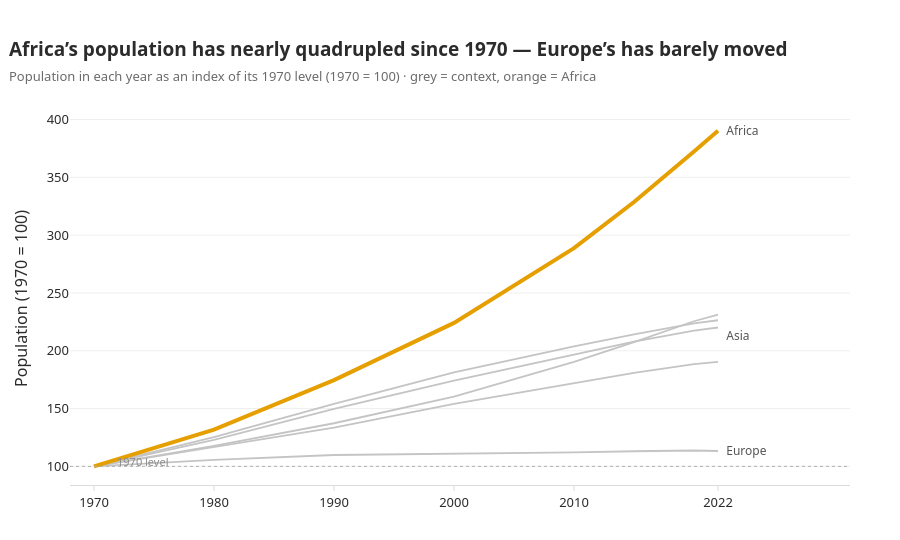

Notebook cell for this chart:
### Markdown cell above
**Chart choice & justification:**I created a line chart to show changes over time. I set every continent's 1970 value to 100 to make growth easier to compare. I highlighted Africa in colour while keeping the other continents grey for comparison

### Code cell
tot = df_long.groupby(['Year', 'Continent'], as_index=False)['Population'].sum()
piv = tot.pivot(index='Year', columns='Continent', values='Population')
indexed = piv / piv.loc[1970] * 100
right = indexed.iloc[-1].sort_values()
colors = {c: (ACCENT if c == 'Africa' else GREY) for c in indexed.columns}
fig1 = go.Figure()
for c in right.index:
    fig1.add_trace(go.Scatter(
        x=indexed.index, y=indexed[c], mode='lines', name=c,
        line=dict(color=colors[c], width=4 if c == 'Africa' else 1.8),
        hovertemplate=f'{c}<br>%{{x}}: %{{y:.0f}} (1970 = 100)<extra></extra>'))
    if c in ['Africa', 'Asia', 'Europe']:
        fig1.add_annotation(x=2022, y=right[c], text=f'  {c}', showarrow=False,
                            xanchor='left', yshift=-8 if c == 'Asia' else 0,
                            font=dict(size=12, color='#555555'))
fig1.add_hline(y=100, line=dict(color='#B0B0B0', width=1, dash='dot'))
fig1.add_annotation(x=1974, y=104, text='1970 level', showarrow=False,
                    font=dict(size=11, color='#8A8A8A'))
polish(fig1, 'Africa\u2019s population has nearly quadrupled since 1970 \u2014 Europe\u2019s has barely moved',
       'Population in each year as an index of its 1970 level (1970 = 100) \u00b7 grey = context, orange = Africa', showlegend=False)
fig1.update_xaxes(range=[1968, 2033], tickmode='array',
                  tickvals=[1970, 1980, 1990, 2000, 2010, 2022])
fig1.update_yaxes(title='Population (1970 = 100)')

### Figure 1 — Plotly figure (JSON) as saved in the notebook; plotly's stock layout.template omitted (floating-point values rounded to 4 significant figures)
{"data": [{"hovertemplate": "Europe<br>%{x}: %{y:.0f} (1970 = 100)<extra></extra>", "line": {"color": "#C4C4C4", "width": 1.8}, "mode": "lines", "name": "Europe", "type": "scatter", "x": [1970, 1980, 1990, 2000, 2010, 2015, 2020, 2022], "y": [100.0, 105.6, 109.8, 110.7, 112.1, 113.1, 113.7, 113.3]}, {"hovertemplate": "North America<br>%{x}: %{y:.0f} (1970 = 100)<extra></extra>", "line": {"color": "#C4C4C4", "width": 1.8}, "mode": "lines", "name": "North America", "type": "scatter", "x": [1970, 1980, 1990, 2000, 2010, 2015, 2020, 2022], "y": [100.0, 116.8, 133.6, 154.1, 172.1, 180.8, 188.4, 190.3]}, {"hovertemplate": "Asia<br>%{x}: %{y:.0f} (1970 = 100)<extra></extra>", "line": {"color": "#C4C4C4", "width": 1.8}, "mode": "lines", "name": "Asia", "type": "scatter", "x": [1970, 1980, 1990, 2000, 2010, 2015, 2020, 2022], "y": [100.0, 122.9, 149.7, 174.1, 196.7, 207.9, 217.4, 220.1]}, {"hovertemplate": "South America<br>%{x}: %{y:.0f} (1970 = 100)<extra></extra>", "line": {"color": "#C4C4C4", "width": 1.8}, "mode": "lines", "name": "South America", "type": "scatter", "x": [1970, 1980, 1990, 2000, 2010, 2015, 2020, 2022], "y": [100.0, 125.3, 154.0, 181.2, 203.7, 214.1, 223.7, 226.4]}, {"hovertemplate": "Oceania<br>%{x}: %{y:.0f} (1970 = 100)<extra></extra>", "line": {"color": "#C4C4C4", "width": 1.8}, "mode": "lines", "name": "Oceania", "type": "scatter", "x": [1970, 1980, 1990, 2000, 2010, 2015, 2020, 2022], "y": [100.0, 117.7, 137.3, 160.3, 190.5, 207.4, 225.5, 231.2]}, {"hovertemplate": "Africa<br>%{x}: %{y:.0f} (1970 = 100)<extra></extra>", "line": {"color": "#E69F00", "width": 4}, "mode": "lines", "name": "Africa", "type": "scatter", "x": [1970, 1980, 1990, 2000, 2010, 2015, 2020, 2022], "y": [100.0, 131.8, 174.6, 224.1, 288.8, 328.7, 372.3, 390.4]}], "layout": {"annotations": [{"font": {"color": "#555555", "size": 12}, "showarrow": false, "text": "  Europe", "x": 2022, "xanchor": "left", "y": 113.3, "yshift": 0}, {"font": {"color": "#555555", "size": 12}, "showarrow": false, "text": "  Asia", "x": 2022, "xanchor": "left", "y": 220.1, "yshift": -8}, {"font": {"color": "#555555", "size": 12}, "showarrow": false, "text": "  Africa", "x": 2022, "xanchor": "left", "y": 390.4, "yshift": 0}, {"font": {"color": "#8A8A8A", "size": 11}, "showarrow": false, "text": "1970 level", "x": 1974, "y": 104}], "font": {"color": "#2B2B2B", "family": "Segoe UI, Arial", "size": 13}, "height": 540, "hoverlabel": {"bgcolor": "white", "font": {"size": 12}}, "margin": {"b": 55, "l": 70, "r": 50, "t": 112}, "paper_bgcolor": "white", "plot_bgcolor": "white", "shapes": [{"line": {"color": "#B0B0B0", "dash": "dot", "width": 1}, "type": "line", "x0": 0, "x1": 1, "xref": "x domain", "y0": 100, "y1": 100, "yref": "y"}], "showlegend": false, "title": {"font": {"color": "#2B2B2B", "size": 19}, "text": "<b>Africa’s population has nearly quadrupled since 1970 — Europe’s has barely moved</b><br><span style=\"font-size:13px;color:#6B6B6B\">Population in each year as an index of its 1970 level (1970 = 100) · grey = context, orange = Africa</span>", "x": 0.01, "xanchor": "left"}, "xaxis": {"linecolor": "#DCDCDC", "range": [1968, 2033], "showgrid": false, "showline": true, "tickcolor": "#DCDCDC", "tickmode": "array", "ticks": "outside", "tickvals": [1970, 1980, 1990, 2000, 2010, 2022], "zeroline": false}, "yaxis": {"gridcolor": "#EFEFEF", "showgrid": true, "showline": false, "title": {"text": "Population (1970 = 100)"}, "zeroline": false}}}
